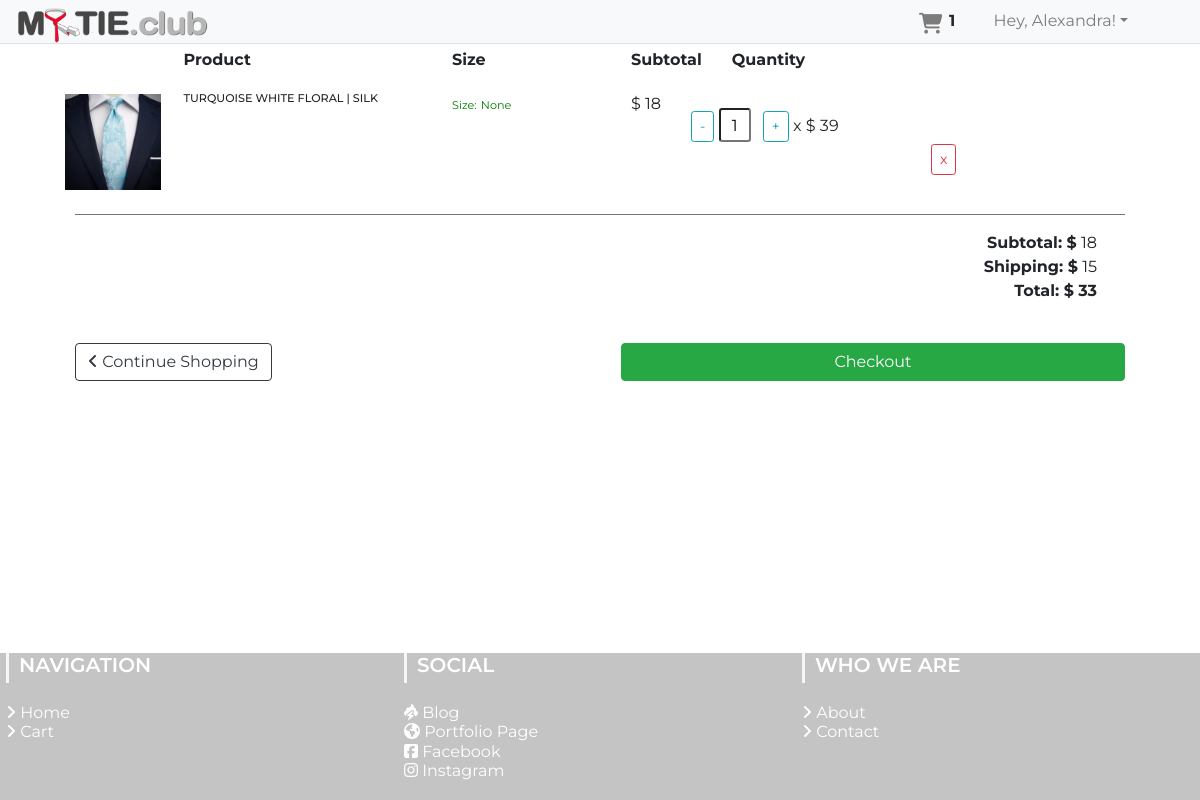
The page /cart/ (signed in) on the database its author committed.
### app/models.py (models this page shows, shortened)
class User(UserMixin, db.Model):
	__tablename__="user"
	id = db.Column(db.Integer, primary_key=True)
	firstname = db.Column(db.String(24), index=True)
	lastname = db.Column(db.String(24), index=True)
	email = db.Column(db.String(50), index=True, unique=True)
	password_hash = db.Column(db.String)
	phonenumber = db.Column(db.String(18), index=True, unique=True)
	is_admin = db.Column(db.Boolean, default = False)
	order = db.relationship("Order", backref='ordered_products')
	kart = db.relationship('Kart', uselist=False, backref='user_kart')
	shipping_info = db.relationship('ShippingInfo', backref='shipping',lazy='dynamic')

class Kart(db.Model):
	id = db.Column(db.Integer, primary_key=True)
	product_id = db.Column(db.Integer, db.ForeignKey('product.id'))
	product = db.relationship('Products', uselist=False)
	quantity = db.Column(db.Integer)
	subtotal = db.Column(db.Integer)
	user_id = db.Column(db.Integer, db.ForeignKey('user.id'))
	user = db.relationship('User', uselist=False, backref='user')

class Products(db.Model):
	__tablename__ = 'product'
	id = db.Column(db.Integer, primary_key=True)
	product_name = db.Column(db.String(100), index=True)
	product_price = db.Column(db.Integer, index=True)
	product_image = db.Column(db.String(120),index=True)
	product_description = db.Column(db.String(200), index=True)
	product_stock = db.Column(db.Integer, index = True)
	product_size = db.Column(db.String(5), index = True)
	categories_id = db.Column(db.Integer, db.ForeignKey('categories.id'))
	order = db.relationship('Order', secondary=association_table, backref='my_orders', lazy='dynamic')

### app/users/routes.py (the view)
@users.route('/cart/',methods = ["GET","POST"])
def cart():
	if current_user.is_anonymous:
		count = 0
		user = 0
		cartlist = []
	else:
		user = current_user.id
		count = Kart.query.filter_by(user_id=user).count()
		cartlist = Kart.query.filter_by(user_id=user).all()
	form = CartForm()
	price = ShippingPrice()
	items_subtotals = subtotals()
	if current_user.is_anonymous:
		flash('Please login ')
		return render_template('users/cart.html', count= count, cartlist= cartlist,
	title = "Cart", form = form, price=price, items_subtotals=items_subtotals)
	return render_template('users/cart.html', count= count, cartlist= cartlist,
	title = "Cart", form = form, price=price,items_subtotals=items_subtotals)

### app/users/forms.py
class CartForm(FlaskForm):
	quantity = IntegerField('1', validators=[DataRequired()])
	submit = SubmitField('Submit')

### app/models.py (called while the page is built)
@login_manager.user_loader
def load_user(id):
    return User.query.get(int(id))

### app/users/routes.py (called while the page is built)
def ShippingPrice():
	if current_user.is_authenticated:
		item_num = Kart.query.filter_by(user_id = current_user.id).count()
	else:
		item_num = Kart.query.filter_by(user_id = 0).count()
	shipping_price = 0
	if item_num >= 1:
		shipping_price = 15
	elif item_num >= 5:
		shipping_price = 25
	else:
		pass
	return shipping_price

def subtotals():
	if current_user.is_authenticated:
		get_products = Kart.query.filter_by(user_id = current_user.id).all()
	else:
		get_products = Kart.query.filter_by(user_id = 0).all()
	items_subtotal = 0
	for price in get_products:
		items_subtotal+=int(price.subtotal)
	return items_subtotal

### app/templates/users/cart.html (shortened to what this page needs)
{% extends "layout.html" %}
{% block body%}
<div class="container">
{% if current_user.is_authenticated %}
	<div class="container">
		<div class="row hide">
				<div class="col-1">
				</div>
				<div class="col-6 col-md-3">
					<strong>Product</strong>
				</div>
				<div class="col-3 col-md-2">
						<strong>Size</strong>
				</div>
				<div class="col-auto left">
						<strong>Subtotal</strong>
				</div>
				<div class="col-auto col-md-3">
						<strong>Quantity</strong>
				</div>
		</div>
		{% for items in cartlist %}
		<div class="row">
			<div class="col-1">
				<img src="{{ items.product.product_image }}" class="item-img img-responsive"/>
			</div>
			<div class="col-6 col-md-3">
				<h6 class="nomargin">
					<p>{{ items.product.product_name }}</p>
				</h6>
			</div>
			<div class="col-3 col-md-2">
				<span class="size">Size:</span>
				<span class="size">{{ items.product.product_size }}</span>
			</div>
			<div class="col-auto left">
				<p>
					<span class="iso">$</span>
					<span class="item-total{{items.id}} item-total">{{items.subtotal}}</span>
				</p>
			</div>
			<div class="col-auto col-md-4">
					<form action="{{url_for('users.quantity_update', id=items.id)}}" class="form-inline"
					style="padding:0;margin:0;">
						<p>
							<input id="minus-btn" type="button" class="minus-btn{{items.id}} btn btn-sm btn-outline-info" value="-">
								<input type="text" name="quantity" class="qty form-control-sm"
								id="qty{{items.id}}" value="{{items.quantity}}" readonly>
							<input id="plus-btn" type="button" class="plus-btn{{items.id}} 	btn btn-sm btn-outline-info" value="+">
							 <span class="times">x</span> <span class="iso">$</span> <span class="item-price{{items.id}}"> {{ items.product.product_price }}</span>
						</p>
					</form>
			</div>
			<div class="col-3 col-md-2 actions">
					<a href="{{ url_for('users.remove_item', id=items.id) }}"
					class=" btn btn-outline-danger btn-sm">x</a>
			</div>
		</div>
		<div class="line"></div>
		{% endfor %}
		<div class="table-crt">
			<div class="totals">
					<strong>Subtotal: $</strong>
					<span id="subtotal_value">{{items_subtotals}}</span>
					<br>
					<strong>Shipping: $</strong>
					{{ price }}
					<br>
					<strong>Total: $</strong>
					<strong><span id ="total-final">{{items_subtotals + price}}</span></strong>
					<br>
			</div>
		</div>
		<div class="container-checkout">
					<a href="{{ url_for('home.homepage') }}" class="btn btn-outline-dark continue-shopping"><i class="fa fa-angle-left"></i> Continue Shopping</a>
					<a href="#" class="btn btn-success checkout-btn float-right" data-toggle="modal" data-target="#exampleModalCenter">Checkout</a>
		</div>
</div>
	</div>
</div>
{% endif %}
{% endblock %}

### app/templates/layout.html (shortened to what this page needs)
<html>
    <head>
        <link rel="stylesheet" href="https://stackpath.bootstrapcdn.com/bootstrap/4.3.1/css/bootstrap.css">
        <link href="{{ url_for('static', filename='css/main.css') }}" rel="stylesheet">
    </head>
<body>
          <nav class="navbar navbar-expand-sm navbar-light bg-light border-bottom shadow-md fixed-top">
              <h1 class="brand_name">
                  <a class="navbar-brand" href="{{ url_for('home.homepage') }}"><img id="logo" src="{{url_for('static', filename='img/my-tie-logo-navbar-2.png')}}" alt="Home"></a>
              </h1>
              <div class="collapse navbar-collapse" id="navbarTogglerDemo03">
                  <ul class="navbar-nav ml-auto mr-5 mt-2 mt-lg-0">
                      {% if current_user.is_authenticated %}
                      {% if current_user.is_admin %}
                            <li class="nav-item ml-3">
                              <a class="nav-link active" href="{{ url_for('home.admin_dashboard') }}">Dashboard</a>
                            </li>
                            <li class="nav-item ml-3">
                              <a class="nav-link" href="{{ url_for('admin.list_categories') }}">Categories</a>
                            </li>
                            <li class="nav-item ml-3">
                              <a class="nav-link" href="{{ url_for('admin.list_products') }}">Products</a>
                            </li>
                            <li class="nav-item ml-3">
                              <a class="nav-link" href="{{ url_for('admin.list_orders') }}">Orders</a>
                            </li>
                            <li class="nav-item ml-3">
                              <a class="nav-link" href="{{ url_for('users.cart') }}"><i class="fas fa-shopping-cart"></i><span class="badge badge-light">{{ count }}</span></a>
                            </li>
                      {% else %}
                            <li class="nav-item ml-3">
                              <a class="nav-link" href="{{ url_for('users.cart') }}"><i class="fas fa-shopping-cart"></i><span class="badge badge-light">{{ count }}</span></a>
                            </li>
                      {% endif %}
                            <li class="nav-item dropdown ml-3">
                              <a class="nav-link dropdown-toggle" data-toggle="dropdown" href="#" role="button" aria-haspopup="true"
                                aria-expanded="false">
                                Hey, {{ current_user.firstname }}!</a>
                            </li>
                      {% endif %}
                  </ul>
              </div>
          </nav>
    <div class="container">
        {% block body %}
        {% endblock %}
    <section id="footer">
      <div class="container-fluid">
          <div class="row text-xs-center text-sm-left">
              <div class="col-xs-12 col-sm-4 col-md-4">
                  <h5>NAVIGATION</h5>
                  <ul class="list-unstyled quick-links">
                      <li><a href="{{ url_for('home.homepage') }}"><i class="fa fa-angle-right"></i> Home</a></li>
                      <li><a href="{{ url_for('users.cart') }}"><i class="fa fa-angle-right"></i> Cart</a></li>
                  </ul>
              </div>
              <div class="col-xs-12 col-sm-4 col-md-4">
                  <h5>SOCIAL</h5>
                  <ul class="list-unstyled quick-links">
                      <li><a href="http://www.chaze.net"><i class="fas fa-poo-storm"></i> Blog</a></li>
                      <li><a href="http://www.artem-yerep.com"><i class="fas fa-globe-americas"></i> Portfolio Page</a></li>
                      <li><a href="https://www.facebook.com/"><i class="fab fa-facebook-square"></i> Facebook</a></li>
                      <li><a href="https://www.instagram.com/"><i class="fab fa-instagram"></i> Instagram</a></li>
                  </ul>
              </div>
              <div class="col-xs-12 col-sm-4 col-md-4">
                  <h5>WHO WE ARE</h5>
                  <ul class="list-unstyled quick-links">
                      <li><a href="{{ url_for('home.about') }}"><i class="fa fa-angle-right"></i> About</a></li>
                      <li><a href="{{ url_for('home.contact') }}"><i class="fa fa-angle-right"></i> Contact</a></li>
                  </ul>
              </div>
          </div>
      </div>
    </section>
</body>
</html>

### app/static/css/main.css (style rules this page uses)
* { padding: 0; margin: 0; }
html { position: relative; min-height: 100%; }
body { font-family: 'Montserrat', sans-serif; margin-bottom: 12em ; margin-top: 3em; }
#logo { max-height: 35px; }
.navbar { padding-bottom: 0px; }
.navbar-brand { padding: 0px; }
.navbar-collapse { padding-bottom: 8px; }
.fa-shopping-cart { font-size: 1.3em; }
a.nav-link { padding: 0; }
.badge { font-size: 1em; vertical-align: 0.3em; }
.float-right { width: 48%; }
.row { margin-left: auto; margin-right: auto; margin-bottom: 20px; }
.row:after { content: ""; display: table; clear: both; }
#footer { position: absolute; bottom: 0; width: 100%; opacity: .5; background-color: rgb(138, 138, 138); line-height: 1.2em; }
#footer h5 { padding-left: 10px; font-weight: 600; border-left: 3px solid #eeeeee; padding-bottom: 6px; margin-bottom: 20px; color:#ffffff; }
#footer ul.social li a, #footer ul.quick-links li a { color:#ffffff; }
#footer ul.quick-links li { padding: 0 0; -webkit-transition: .5s all ease; -moz-transition: .5s all ease; transition: .5s all ease; }
p,h1, h3, input, ul, h6 ,h5 { margin: 0; padding:0 0; }
ul { list-style-type: none; }
.line { width: 100%; margin-bottom:8px; border-bottom:1px solid #777777; }
.actions { margin-left:auto; margin-right:30px; margin-top: -50px; }
.table-crt { margin-left: 20px; width: 60%; margin-bottom: 2em; }
.totals { float: right; text-align: right; }
@media screen and (max-width: 1280px) { .row { margin-left: -24px; } }
@media screen and (max-width: 1280px) { .col-1 { margin-left: 14px; padding-left: 0px; } }
@media screen and (max-width: 1280px) { .col-6 { margin-left: 14px; } }
@media screen and (max-width: 1280px) { .nomargin > p { word-wrap: break-word; } }
@media screen and (max-width: 1280px) { .actions { margin-left:auto; margin-right:30px; margin-top: -50px; } }
@media screen and (max-width: 1280px) { .table-crt { display:table; margin-left: auto; margin-right: 20px; width: 60%; padding: 8px; } }
.item-img { width:7em; display:inline; padding-right:1em; margin-top: 2px; margin-bottom: 4px; }
.item-img, .item-name { display: inline-block; }
span.size { color:green; font-size: .7em; }
.nomargin { font-size: .7em; text-transform: capitalize; }
.nomargin > p { word-wrap: break-word; }
input.qty { width: 2em; text-align: center; font-size: 1em; padding: .25em; margin: 1em .5em 0 0; }

### rows shown on the page
User: firstname "Alexandra"
Kart: product.product_name "TURQUOISE WHITE FLORAL | SILK", product.product_size "None", subtotal "18", quantity "1", product.product_price "39"

### other values the page prints
{{ count }} "1"
{{ items_subtotals }} "18"
{{ price }} "15"
{{ items_subtotals + price }} "33"
